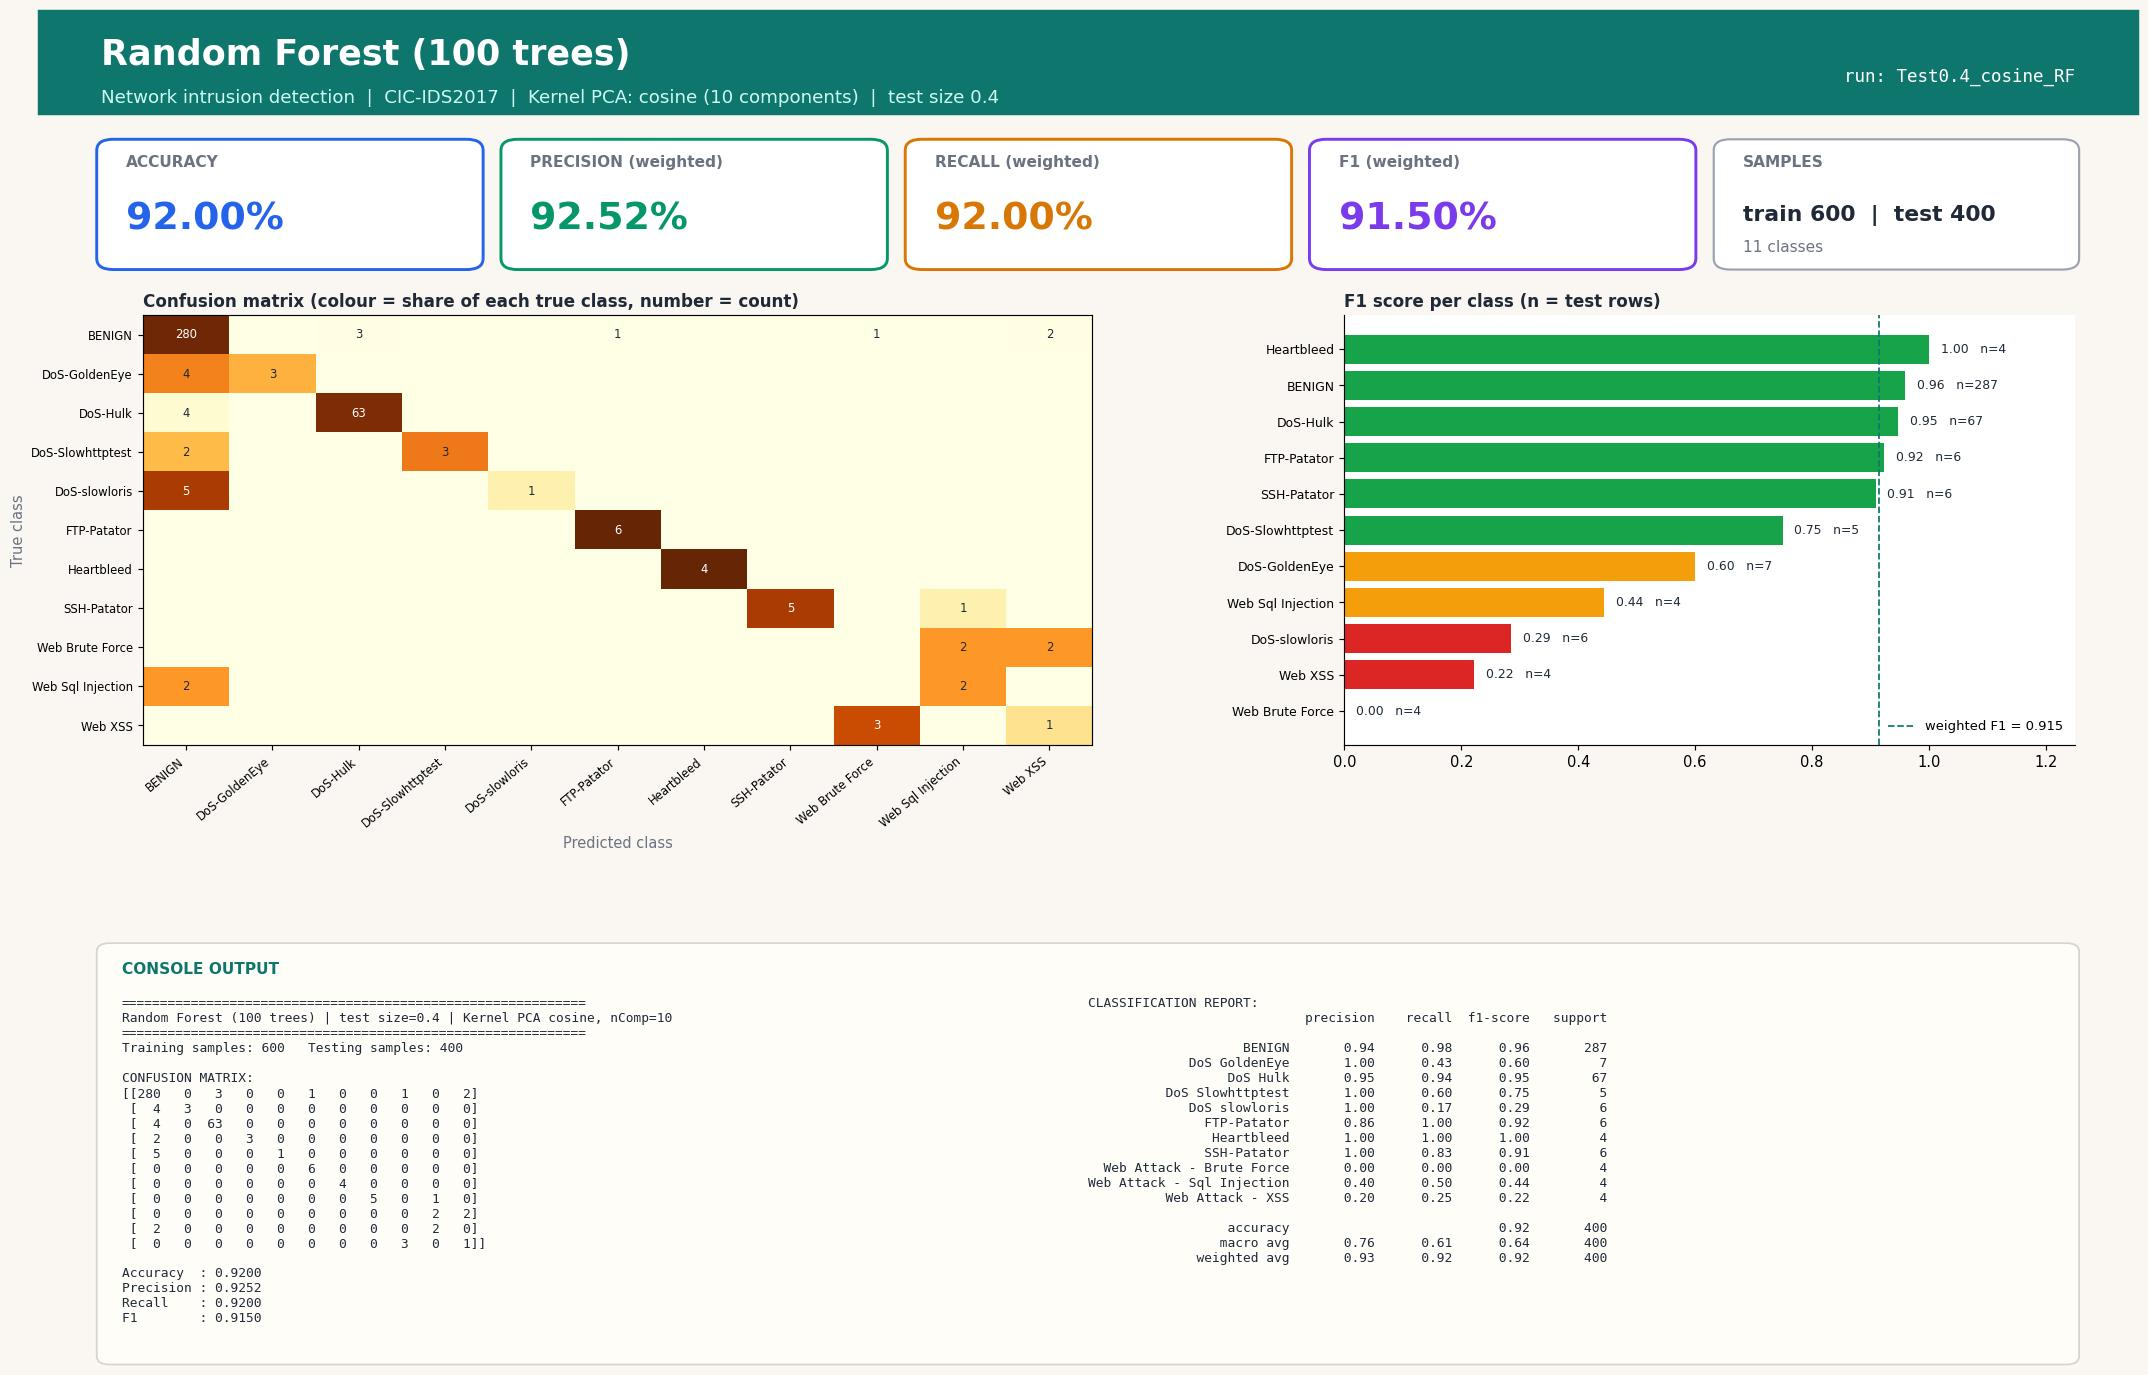

Python code for this plot:
#!/usr/bin/env python3
"""Random Forest (100 trees) | Test size 0.4 | Kernel PCA kernel=cosine, n_components=10
CIC-IDS2017 (Tue+Wed+Thu-morning) 1000-row stratified sample.
Run in any IDE (Spyder / VS Code / PyCharm / Jupyter): open the file and press Run, no arguments needed.
Saves next to this file: 'Test0.4_cosine_RF.jpg' - one image with the console output (confusion matrix, metrics, classification report) plus charts."""
import json, os
import numpy as np
import matplotlib.pyplot as plt
from sklearn.decomposition import KernelPCA
from sklearn.ensemble import RandomForestClassifier
from sklearn.metrics import (accuracy_score, classification_report, confusion_matrix,
                             f1_score, precision_score, recall_score)
from sklearn.model_selection import train_test_split
from sklearn.preprocessing import StandardScaler

TEST_SIZE, KERNEL, N_COMP, ALG, ALG_NAME = 0.4, "cosine", 10, "RF", "Random Forest (100 trees)"
try:
    HERE = os.path.dirname(os.path.abspath(__file__))
except NameError:                      # Jupyter / interactive console
    HERE = os.getcwd()
def _find_root():                      # folder that contains data/sample.npz (works from any working directory)
    for p in (HERE, os.path.join(HERE, ".."), os.path.join(HERE, "..", ".."), os.getcwd()):
        if os.path.exists(os.path.join(p, "data", "sample.npz")):
            return os.path.abspath(p)
    raise FileNotFoundError("data/sample.npz not found - run prepare_data.py or keep the repo folder structure")
ROOT = _find_root()
tag = f"Test{TEST_SIZE}_{KERNEL}_{ALG}"

# 1. LOAD cached, cleaned sample (see prepare_data.py)
d = np.load(os.path.join(ROOT, "data", "sample.npz"), allow_pickle=True)
X, y, class_names = d["X"], d["y"], [str(c).replace("�", "-") for c in d["classes"]]

# 2. SPLIT
X_train, X_test, y_train, y_test = train_test_split(
    X, y, test_size=TEST_SIZE, random_state=42, stratify=y)

# 3. SCALE (fit on train only)
scaler = StandardScaler()
X_train = scaler.fit_transform(X_train); X_test = scaler.transform(X_test)

# 4. DIMENSIONALITY REDUCTION: Kernel PCA (fit on train only; gamma = sklearn default 1/n_features)
kpca = KernelPCA(n_components=N_COMP, kernel=KERNEL, random_state=0)
X_train = kpca.fit_transform(X_train); X_test = kpca.transform(X_test)

# 5. CLASSIFIER
classifier = RandomForestClassifier(n_estimators=100, random_state=0, n_jobs=1)
classifier.fit(X_train, y_train)
y_pred = classifier.predict(X_test)

# 6. METRICS
labels = np.arange(len(class_names))
cm = confusion_matrix(y_test, y_pred, labels=labels)
res = dict(test_size=TEST_SIZE, kernel=KERNEL, n_components=N_COMP, algorithm=ALG, model=ALG_NAME,
           n_train=int(len(y_train)), n_test=int(len(y_test)),
           accuracy=accuracy_score(y_test, y_pred),
           precision=precision_score(y_test, y_pred, average="weighted", zero_division=0),
           recall=recall_score(y_test, y_pred, average="weighted", zero_division=0),
           f1=f1_score(y_test, y_pred, average="weighted", zero_division=0))
report = classification_report(y_test, y_pred, labels=labels, target_names=class_names, zero_division=0)
lines = ["=" * 60, f"{ALG_NAME} | test size={TEST_SIZE} | Kernel PCA {KERNEL}, nComp={N_COMP}", "=" * 60,
         f"Training samples: {len(y_train)}   Testing samples: {len(y_test)}", "", "CONFUSION MATRIX:", np.array2string(cm), ""]
for k in ("accuracy", "precision", "recall", "f1"): lines.append(f"{k.capitalize():10s}: {res[k]:.4f}")
lines += ["", "CLASSIFICATION REPORT:", report]
console_output = "\n".join(lines); print(console_output)

# 7. VISUAL OUTPUT: ONE report-style image (banner, KPI cards, charts, console output) - real results only
from matplotlib.patches import FancyBboxPatch, Rectangle
short = [c.replace("Web Attack - ", "Web ").replace("DoS ", "DoS-") for c in class_names]
rep = classification_report(y_test, y_pred, labels=labels, target_names=class_names, zero_division=0, output_dict=True)
cmn = cm / np.maximum(cm.sum(axis=1, keepdims=True), 1)          # row-normalised = per-class recall
INK, MUTED, BG, ACC = "#1f2937", "#6b7280", "#faf7f2", "#0f766e"
fig = plt.figure(figsize=(20, 13.2), dpi=105, facecolor=BG)
fig.add_artist(Rectangle((0, 0.925), 1, 0.075, transform=fig.transFigure, color=ACC, zorder=0))
fig.text(0.03, 0.968, f"{ALG_NAME}", fontsize=24, fontweight="bold", color="white", va="center")
fig.text(0.03, 0.937, f"Network intrusion detection  |  CIC-IDS2017  |  Kernel PCA: {KERNEL} ({N_COMP} components)  |  test size {TEST_SIZE}",
         fontsize=12.5, color="#ccfbf1", va="center")
fig.text(0.97, 0.952, f"run: {tag}", fontsize=12, color="white", ha="right", va="center", family="monospace")

# KPI cards
cards = [("ACCURACY", res["accuracy"], "#2563eb"), ("PRECISION (weighted)", res["precision"], "#059669"),
         ("RECALL (weighted)", res["recall"], "#d97706"), ("F1 (weighted)", res["f1"], "#7c3aed")]
for i, (lab, v, col) in enumerate(cards):
    x0 = 0.03 + i * 0.1925
    fig.add_artist(FancyBboxPatch((x0, 0.815), 0.18, 0.09, boxstyle="round,pad=0.002,rounding_size=0.008", transform=fig.transFigure,
                                  facecolor="white", edgecolor=col, linewidth=2))
    fig.text(x0 + 0.012, 0.887, lab, fontsize=10.5, color=MUTED, fontweight="bold")
    fig.text(x0 + 0.012, 0.842, f"{v * 100:.2f}%", fontsize=26, color=col, fontweight="bold")
fig.add_artist(FancyBboxPatch((0.80, 0.815), 0.17, 0.09, boxstyle="round,pad=0.002,rounding_size=0.008", transform=fig.transFigure,
                              facecolor="white", edgecolor="#9ca3af", linewidth=1.5))
fig.text(0.812, 0.887, "SAMPLES", fontsize=10.5, color=MUTED, fontweight="bold")
fig.text(0.812, 0.848, f"train {res['n_train']}  |  test {res['n_test']}", fontsize=15, color=INK, fontweight="bold")
fig.text(0.812, 0.826, f"{len(class_names)} classes", fontsize=10.5, color=MUTED)

gs = fig.add_gridspec(1, 2, left=0.05, right=0.97, top=0.78, bottom=0.47, wspace=0.30, width_ratios=[1.3, 1])
ax1 = fig.add_subplot(gs[0, 0]); ax2 = fig.add_subplot(gs[0, 1])
for ax in (ax1, ax2): ax.set_facecolor("white")
im = ax1.imshow(cmn, cmap="YlOrBr", vmin=0, vmax=1, aspect="auto")
ax1.set_xticks(labels); ax1.set_yticks(labels); ax1.set_xticklabels(short, rotation=40, ha="right", fontsize=8); ax1.set_yticklabels(short, fontsize=8)
ax1.set_title("Confusion matrix (colour = share of each true class, number = count)", loc="left", fontsize=11.5, color=INK, fontweight="bold")
ax1.set_xlabel("Predicted class", color=MUTED); ax1.set_ylabel("True class", color=MUTED)
for a_ in labels:
    for b_ in labels:
        if cm[a_, b_]: ax1.text(b_, a_, cm[a_, b_], ha="center", va="center", fontsize=8, color="white" if cmn[a_, b_] > 0.6 else INK)
f1s = [rep[c]["f1-score"] for c in class_names]; sup = [int(rep[c]["support"]) for c in class_names]
order = np.argsort(f1s)
cols = ["#dc2626" if f1s[i] < 0.34 else "#f59e0b" if f1s[i] < 0.67 else "#16a34a" for i in order]
ax2.barh(range(len(order)), [f1s[i] for i in order], color=cols)
ax2.set_yticks(range(len(order))); ax2.set_yticklabels([short[i] for i in order], fontsize=8.5); ax2.set_xlim(0, 1.25)
ax2.set_title("F1 score per class (n = test rows)", loc="left", fontsize=11.5, color=INK, fontweight="bold")
for k, i in enumerate(order): ax2.text(f1s[i] + 0.02, k, f"{f1s[i]:.2f}   n={sup[i]}", va="center", fontsize=8.5, color=INK, zorder=5, bbox=dict(facecolor="white", edgecolor="none", pad=1))
for sp in ("top", "right"): ax2.spines[sp].set_visible(False)
ax2.axvline(res["f1"], color=ACC, ls="--", lw=1.2, label=f"weighted F1 = {res['f1']:.3f}"); ax2.legend(loc="lower right", fontsize=9, frameon=False)

# console output panel (same text that is printed to the console)
fig.add_artist(FancyBboxPatch((0.03, 0.025), 0.94, 0.30, boxstyle="round,pad=0.002,rounding_size=0.006", transform=fig.transFigure,
                              facecolor="#fffdf8", edgecolor="#d6d3d1", linewidth=1.2))
fig.text(0.04, 0.305, "CONSOLE OUTPUT", fontsize=10.5, color=ACC, fontweight="bold")
split_at = lines.index("CLASSIFICATION REPORT:")
fig.text(0.04, 0.288, "\n".join(lines[:split_at]), family="monospace", fontsize=8.8, color=INK, va="top")
fig.text(0.50, 0.288, "\n".join(lines[split_at:]), family="monospace", fontsize=8.8, color=INK, va="top")
plt.savefig(os.path.join(HERE, tag + ".jpg"), format="jpg", bbox_inches="tight", facecolor=BG)
if os.environ.get("ACN_NO_SHOW") != "1": plt.show()   # IDEs display the image; run_all.py disables this
plt.close()

os.makedirs(os.path.join(ROOT, "results", "json"), exist_ok=True)
with open(os.path.join(ROOT, "results", "json", tag + ".json"), "w") as f: json.dump(res, f)
